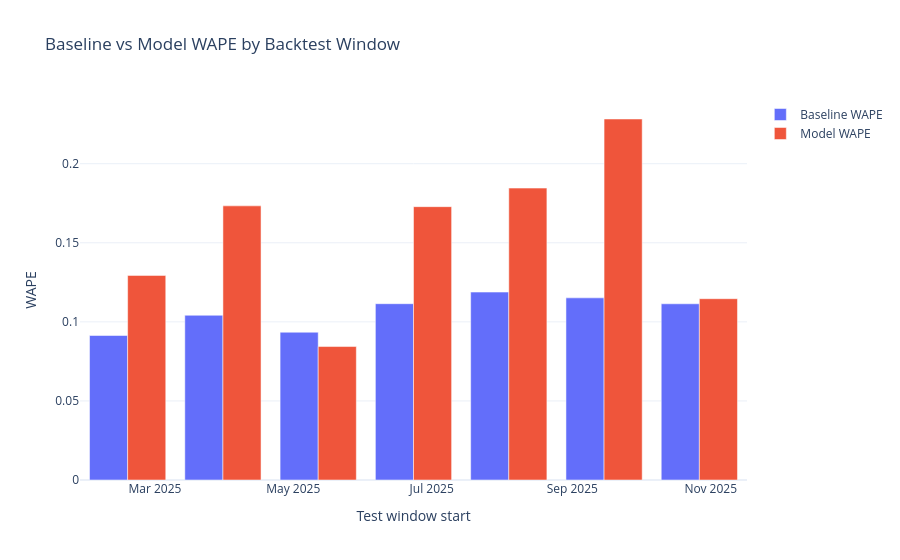

Notebook code for this chart:
### Markdown cell above
## 5. Visuals

### Code cell
fig = go.Figure()
fig.add_trace(go.Bar(x=window_comparison["test_start"].astype(str), y=window_comparison["baseline_WAPE"],
                      name="Baseline WAPE"))
fig.add_trace(go.Bar(x=window_comparison["test_start"].astype(str), y=window_comparison["model_WAPE"],
                      name="Model WAPE"))
fig.update_layout(title="Baseline vs Model WAPE by Backtest Window", barmode="group",
                   xaxis_title="Test window start", yaxis_title="WAPE", template="plotly_white")
fig.show()

### Figure 1 — Plotly figure (JSON) as saved in the notebook; plotly's stock layout.template omitted (floating-point values rounded to 4 significant figures)
{"data": [{"name": "Baseline WAPE", "type": "bar", "x": ["2025-02-17", "2025-03-31", "2025-05-12", "2025-06-23", "2025-08-04", "2025-09-15", "2025-10-27"], "y": [0.09137, 0.1042, 0.09343, 0.1115, 0.1188, 0.1152, 0.1114]}, {"name": "Model WAPE", "type": "bar", "x": ["2025-02-17", "2025-03-31", "2025-05-12", "2025-06-23", "2025-08-04", "2025-09-15", "2025-10-27"], "y": [0.1294, 0.1733, 0.08439, 0.1728, 0.1846, 0.2283, 0.1146]}], "layout": {"barmode": "group", "title": {"text": "Baseline vs Model WAPE by Backtest Window"}, "xaxis": {"title": {"text": "Test window start"}}, "yaxis": {"title": {"text": "WAPE"}}}}
